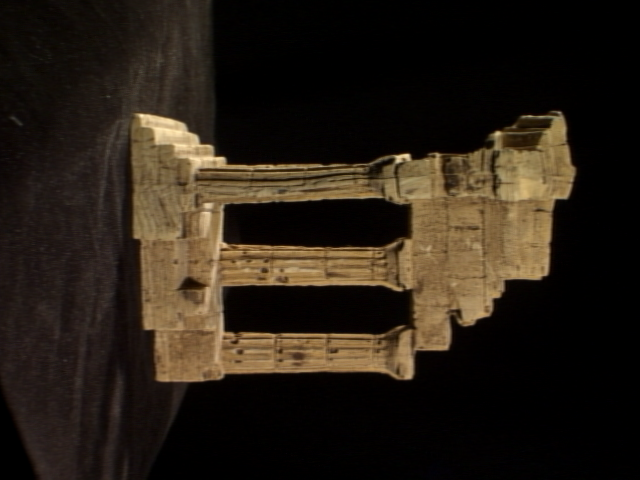
#> input picture Inclass_assessments/Exercise_09/templeSparseRing/templeSR0001.png, 640 x 480 px; its folder holds 4 pictures in this run
$ jupyter execute 190501V.ipynb   (Python 2 division)
#> lines starting #> are read from the running program, lines starting #| are printed output that depends on the picture
190501V

Ranathunga R.A.C.D.

Github profile : https://github.com/ChamithDilshan

[cell 1]
import numpy as np
import cv2 as cv
import matplotlib.pyplot as plt

[cell 2]
s = open('templeSparseRing/templeSR_par.txt','r')
#> (reads Inclass_assessments/Exercise_09/templeSparseRing/templeSR_par.txt from the repository)
assert s is not None
n = int(s.readline())

l = s.readline().split()
im1_fn = l[0]
K1 = np.array([float(i) for i in l[1:10]]).reshape((3,3))
R1 = np.array([float(i) for i in l[10:19]]).reshape((3,3))
t1 = np.array([float(i) for i in l[19:22]]).reshape((3,1))

l = s.readline().split()
im2_fn = l[0]
K2 = np.array([float(i) for i in l[1:10]]).reshape((3,3))
R2 = np.array([float(i) for i in l[10:19]]).reshape((3,3))
t2 = np.array([float(i) for i in l[19:22]]).reshape((3,1))

im1 = cv.imread('templeSparseRing/'+ im1_fn, cv.IMREAD_COLOR) ; assert im1 is not None
#> further down, im1 is the input picture: shape (480, 640, 3); mean B, G, R 21.5, 31.4, 40.2
im2 = cv.imread('templeSparseRing/'+ im2_fn, cv.IMREAD_COLOR) ; assert im2 is not None
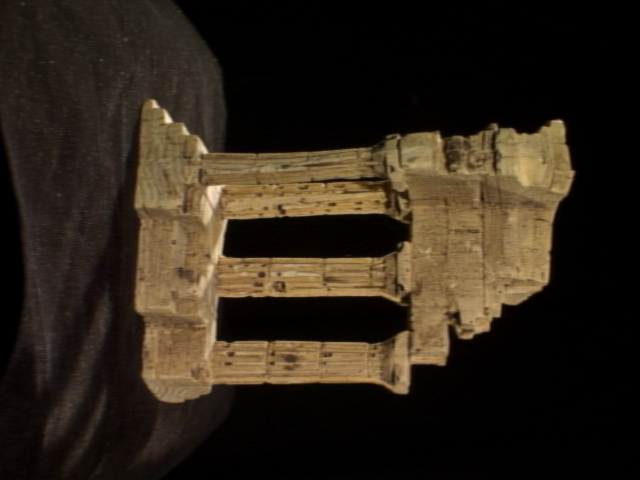
#> input picture Inclass_assessments/Exercise_09/templeSparseRing/templeSR0002.png, 640 x 480 px
#> further down, im2 is the input picture: shape (480, 640, 3); mean B, G, R 24.9, 36.5, 46.1

[cell 3]
sift = cv.xfeatures2d.SIFT_create()

kp1,desc1 = sift.detectAndCompute(im1,None)
#> kp1 = 791 keypoints; strongest (x, y, size): (407, 156, 4.4), (398, 158, 5.5), (167, 131, 24), (497, 134, 4.9)
kp2,desc2 = sift.detectAndCompute(im2,None)
#> kp2 = 778 keypoints; strongest (x, y, size): (168, 119, 5.3), (249, 239, 30.2), (202, 148, 6.9), (535, 162, 48.9)

FLANN_INDEX_KDTREF = 1

index_params = dict(algorithm = FLANN_INDEX_KDTREF,trees = 5)
search_params = dict(checks=100)

flann = cv.FlannBasedMatcher(index_params,search_params)
matches = flann.knnMatch(desc1,desc2, k = 2)
#> matches = 791 matches

good = []
pts1 = []
pts2 = []

for i,(m,n) in enumerate (matches):
    if m.distance < 0.7*n.distance:
        good.append(m)
        pts1.append(kp1[m.queryIdx].pt)
        pts2.append(kp2[m.trainIdx].pt)
#> after the loop, good = 128 matches; pts1 = 128 pairs, first value 115.8 to 573.8, second value 138.8 to 409.9; pts2 = 128 pairs, first value 98.08 to 570.6, second value 126.4 to 414.3

for i,(m,n) in enumerate (matches):
    if m.distance < 0.7*n.distance:
        good.append(m)
        pts1.append(kp1[m.queryIdx].pt)
        pts2.append(kp2[m.trainIdx].pt)
#> after the loop, good = 256 matches; pts1 = 256 pairs, first value 115.8 to 573.8, second value 138.8 to 409.9; pts2 = 256 pairs, first value 98.08 to 570.6, second value 126.4 to 414.3

pts1 = np.array(pts1)
pts2 = np.array(pts2)

f,mask = cv.findFundamentalMat(pts1,pts2,cv.FM_RANSAC)
#> f = [[1.49e-06, 1.44e-05, -0.0254], [-8.26e-06, 8.67e-08, 0.00401], [0.0228, -0.00728, 1]]; mask = 256 values, max 1 at index 0, min 0 at index 12, mean 0.883
E = K2.T @ f @ K1
#> E = [[3.45, 33.44, -32.51], [-19.16, 0.202, 2.34], [32.18, -4.43, -0.00622]]

[cell 4]
retval,R,t,mask = cv.recoverPose(E,pts1,pts2,K1)
#> retval = 256; R = [[0.997, -0.0696, 0.0209], [0.0615, 0.962, 0.268], [-0.0387, -0.266, 0.963]]; t = [-0.0618, -0.86, -0.506]; mask = 256 values from 255 to 255

R_t_1 = np.concatenate((R1,t1),axis = 1)
R_t_2 = np.empty((3,4))
R2_ = R1@R
#> R2_ = [[0.0892, 0.992, 0.0894], [0.993, -0.0954, 0.0675], [0.0755, 0.0828, -0.994]]
t2_ = R1@t
#> t2_ = [-0.756, -0.0771, 0.65]
R_t_2 = np.concatenate((R2_,t2_),axis = 1)
#> R_t_2 = [[0.0892, 0.992, 0.0894, -0.756], [0.993, -0.0954, 0.0675, -0.0771], [0.0755, 0.0828, -0.994, 0.65]]

P1 = K1 @ np.hstack((R1,t1))
P2_ = K2 @ R_t_2
#> P2_ = [[158.5, 1533.2, -164.5, -953.1], [1534.1, -125.2, -142.3, 42.79], [0.0755, 0.0828, -0.994, 0.65]]

[cell 5]
points4d = cv.triangulatePoints(P1,P2_,pts1.T,pts2.T)
points4d /= points4d[3,:]

x = points4d[0,:]
#> x = 256 values, max 0.0376 at index 60, min -0.313 at index 0, mean -0.125
y = points4d[1,:]
#> y = 256 values, max 0.825 at index 0, min 0.186 at index 127, mean 0.467
z = points4d[2,:]
#> z = 256 values, max 2.96 at index 49, min 1.75 at index 23, mean 2.61

figure = plt.figure(figsize=(10,10))
ax = figure.add_subplot(111,projection = '3d')
ax.scatter(x,y,z,s = 1,cmap = 'gray')
plt.show()
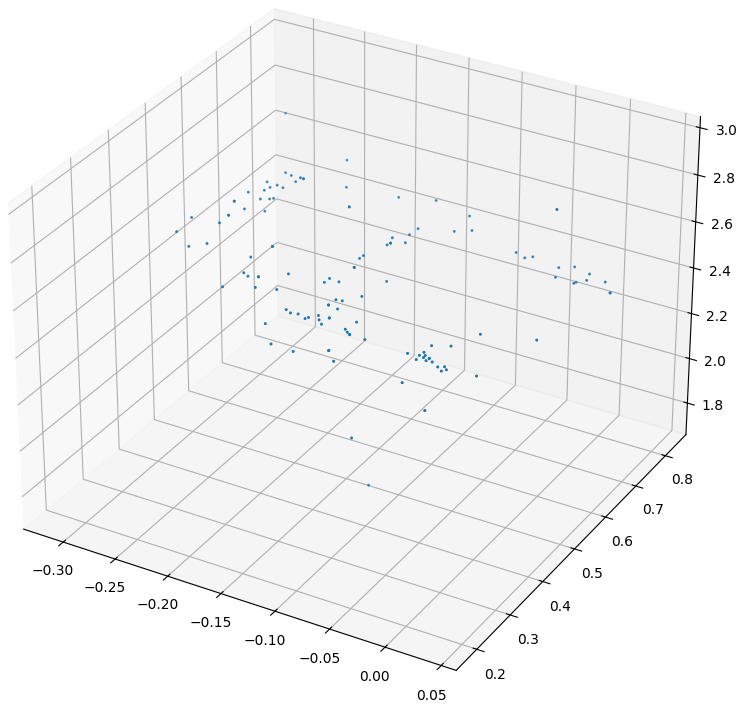
#> figure drawn by matplotlib, 1 panel
